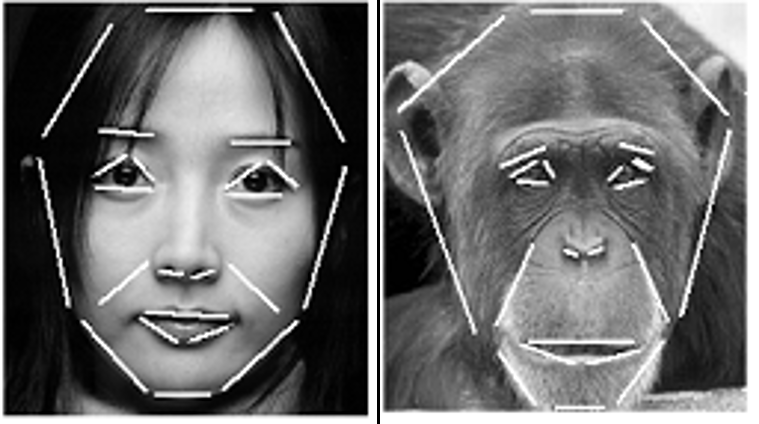
#> input picture OpenCV/ch09/images/example.png, 759 x 424 px
$ python morphing.py
#> lines starting #> are read from the running program, lines starting #| are printed output that depends on the picture
import cv2
import numpy as np
import sys
import tkinter.messagebox
from matplotlib import pyplot as plt


def color_reset():
    global RGB, RGB_index
    RGB = [255, 0, 0]
    RGB_index = 0


# [25 lines left out: function onMouse, not called in this run]


def mouseBrush(img):
    drawing = img.copy()
    cv2.namedWindow('paint')
    cv2.setMouseCallback('paint', onMouse, param=drawing)

    while True:
        cv2.imshow('paint', drawing)
        k = cv2.waitKey(1) & 0xFF

        if k == 27:
            break

    cv2.destroyAllWindows()
    return drawing


def MsgBox1():
    tkinter.messagebox.showinfo('모핑 수행 도우미',
                                '이미지 모핑을 성공적으로 수행하기 위해,'
                                '\n보이는 이미지와 같이 클릭 후 드래그하여 선을 그려주세요.'
                                '\n\n선을 다 그렸으면 Esc키를 눌러주세요.')


def MsgBox2():
    tkinter.messagebox.showinfo('모핑 수행 도우미',
                                '두 번째 이미지에서 선을 그릴 때,'
                                '\n첫 번째 이미지와 같은 순서로 그려주세요.'
                                '\n\n선을 다 그렸으면 Esc키를 눌러주세요.')


def MsgBox3():
    tkinter.messagebox.showinfo('모핑 수행 도우미',
                                '제어선 그리기 완료!'
                                '\n순서가 안맞거나 잘못 그리셨다면 프로그램을 재시작해주세요.'
                                '\n\n확인 버튼을 누르면 모핑을 시작합니다..')


# [16 lines left out: functions MsgBox_Fail, MsgBox_Fail2, MsgBox_Success, not called in this run]


def doResizing(theImage1, theImage2):
    size1 = theImage1.shape
    size2 = theImage2.shape
    avg0 = (size1[0] + size2[0]) // 2
    avg1 = (size1[1] + size2[1]) // 2

    if size1[0] == size2[0] and size1[1] == size2[1]:
        return [theImage1, theImage2]

    else:
        img1 = cv2.resize(theImage1, (avg1, avg0), interpolation=cv2.INTER_AREA)
        img2 = cv2.resize(theImage2, (avg1, avg0), interpolation=cv2.INTER_AREA)
        return [img1, img2]


# [5 lines left out: function perpendicular, not called in this run]


def doMorphing(img1, img2, nFrame, outputs):
    height, width, channels = img1.shape

    dP = (np.array(dstP) - np.array(srcP)) / (nFrame + 1)
    dQ = (np.array(dstQ) - np.array(srcQ)) / (nFrame + 1)

    P1 = np.array(srcP)
    P2 = np.array(dstP)
    Q1 = np.array(srcQ)
    Q2 = np.array(dstQ)

    for iFrame in range(0, nFrame):
        morphedIm = np.zeros(img1.shape, np.float32)

        P = np.array(srcP) + dP * (iFrame + 1)
        Q = np.array(srcQ) + dQ * (iFrame + 1)

        wI2 = float(2 * (iFrame + 1) * (1 / (nFrame + 1)))
        wI1 = float(2 - wI2)

        for h_index in range(0, height):
            for w_index in range(0, width):
                pixel = np.array([w_index, h_index])
                DSUM1 = np.array([0.0, 0.0])
                DSUM2 = np.array([0.0, 0.0])
                totalWeight = 0

                for i in range(int(np.array(srcP).size / 2)):
                    norm_QP = np.linalg.norm(Q[i] - P[i])

                    U = ((pixel - P[i]).dot(Q[i] - P[i])) / (norm_QP * norm_QP)
                    H = ((pixel - P[i]).dot(perpendicular(Q[i] - P[i]))) / norm_QP

                    xPrime1 = P1[i] + U * (Q1[i] - P1[i]) + (H * perpendicular(Q1[i] - P1[i])) \
                              / np.linalg.norm(Q1[i] - P2[i])
                    xPrime2 = P2[i] + U * (Q2[i] - P2[i]) + (H * perpendicular(Q2[i] - P2[i])) \
                              / np.linalg.norm(Q2[i] - P2[i])

                    if (U > 1):
                        shortestDist = np.linalg.norm(Q[i] - pixel)
                    elif (U < 0):
                        shortestDist = np.linalg.norm(P[i] - pixel)
                    else:
                        if H > 0:
                            shortestDist = H
                        else:
                            shortestDist = H * -1

                    lineWeight = ((norm_QP ** p) / (a + shortestDist)) ** b

                    DSUM1 = DSUM1 + (xPrime1 - pixel) * lineWeight
                    DSUM2 = DSUM2 + (xPrime2 - pixel) * lineWeight
                    totalWeight += lineWeight

                xPrime1 = pixel + DSUM1 / totalWeight
                xPrime2 = pixel + DSUM2 / totalWeight

                srcX = int(xPrime1[0])
                srcY = int(xPrime1[1])
                destX = int(xPrime2[0])
                destY = int(xPrime2[1])

                if (srcX in range(0, width) and srcY in range(0, height)):
                    srcRGB = img1[srcY][srcX]
                else:
                    srcRGB = img1[h_index][w_index]

                if (destX in range(0, width) and destY in range(0, height)):
                    destRGB = img2[destY][destX]
                else:
                    destRGB = img2[h_index][w_index]

                R = (wI1 * srcRGB[0] + wI2 * destRGB[0]) / 2
                G = (wI1 * srcRGB[1] + wI2 * destRGB[1]) / 2
                B = (wI1 * srcRGB[2] + wI2 * destRGB[2]) / 2

                morphedIm[h_index][w_index] = [int(R), int(G), int(B)]

        morphedIm = np.uint8(morphedIm)
        cv2.imwrite('Frame' + str(iFrame + 1) + '.jpg', morphedIm)
        outputs[iFrame] = cv2.cvtColor(morphedIm, cv2.COLOR_BGR2RGB)
        print('saved frame', iFrame + 1)


def mouse_Input(img1, img2):
    global is_First

    is_First = True
    MsgBox1()
    cv2.imshow('example', example)
    drawing1 = mouseBrush(img1)

    is_First = False
    MsgBox2()
    cv2.imshow('First drawing', drawing1)
    color_reset()
    drawing2 = mouseBrush(img2)

    cv2.imshow('First drawing', drawing1)
    cv2.imshow('Second drawing', drawing2)
    MsgBox3()
    cv2.destroyAllWindows()


drawing = False
is_First = True
ix, iy = -1, -1
RGB = [255, 0, 0]
RGB_index = 0

srcP = list()
srcQ = list()
dstP = list()
dstQ = list()

a = 0.01
b = 1
p = 0.5

example = cv2.imread('images/example.png')
#> example is the input picture: shape (424, 759, 3); min 0, max 255, mean 108.3
original1 = cv2.imread('images/P1.jpg')
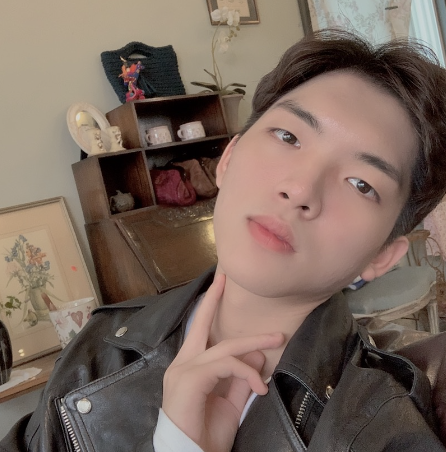
#> input picture OpenCV/ch09/images/P1.jpg, 446 x 452 px
#> original1 is the input picture: shape (452, 446, 3); mean B, G, R 92.8, 103.3, 121.3
original2 = cv2.imread('images/P2.jpg')
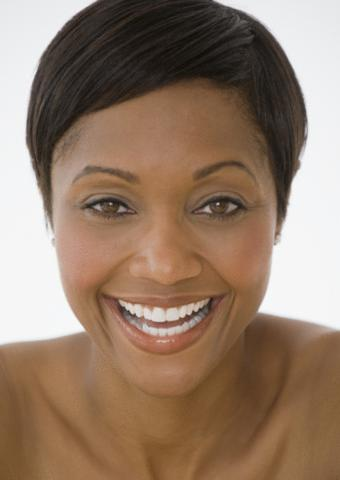
#> input picture OpenCV/ch09/images/P2.jpg, 340 x 480 px
#> original2 is the input picture: shape (480, 340, 3); mean B, G, R 105.6, 124.3, 148.3
nFrame = 4

[img1, img2] = doResizing(original1, original2)
#> in doResizing, `img1 = cv2.resize(theImage1, (avg1, avg0), interpolation=cv2.INTER_AREA)`:
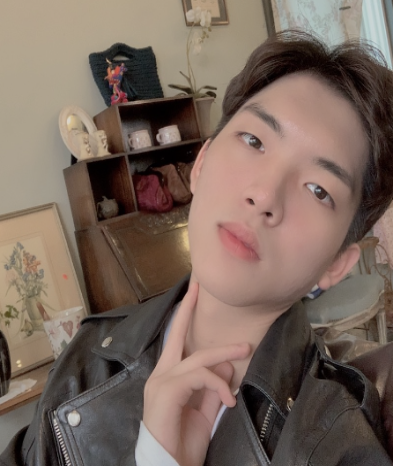
#> img1: shape (466, 393, 3); mean B, G, R 92.7, 103.2, 121.2
#> in doResizing, `img2 = cv2.resize(theImage2, (avg1, avg0), interpolation=cv2.INTER_AREA)`:
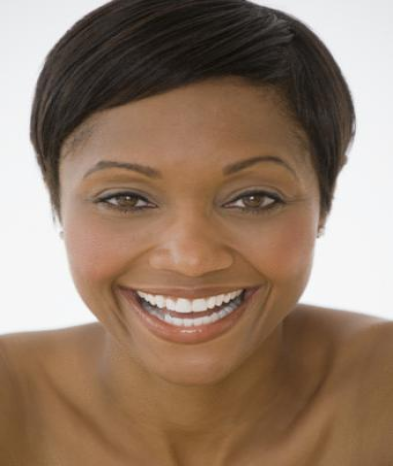
#> img2: shape (466, 393, 3); mean B, G, R 105.5, 124.2, 148.2

height, width, channels = img1.shape
#> height = 466; width = 393; channels = 3
outputs = np.zeros((nFrame, height, width, channels), np.float32)

mouse_Input(img1, img2)
#> (key Esc is pressed here)
#> (key Enter is pressed here)

if not (len(srcP) == len(srcQ) == len(dstP) == len(dstQ)):
    MsgBox_Fail()
    sys.exit(-2)

doMorphing(img1, img2, nFrame, outputs)
#> after the loop in doMorphing, `for iFrame in range(0, nFrame):`: morphedIm: shape (466, 393, 3) float32; every value is 0
#> (the run stopped early here; a loop or call above may not have finished)
